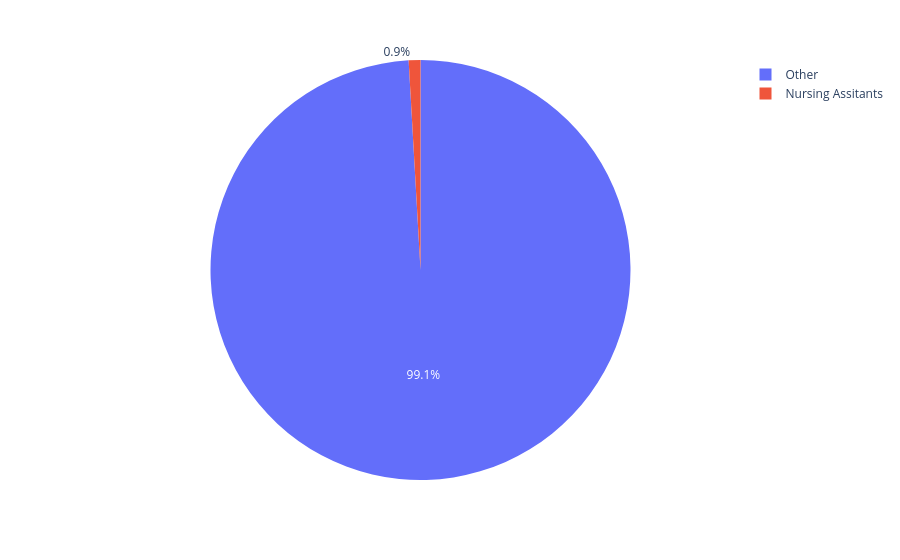

This figure's notebook cell:
### Code cell
labels = ['Nursing Assitants', 'Other']
values = [count_cna, count_other]
px.pie(names=labels, values=values)

### Figure 1 — Plotly figure (JSON) as saved in the notebook; plotly's stock layout.template omitted (floating-point values rounded to 4 significant figures)
{"data": [{"domain": {"x": [0, 1], "y": [0, 1]}, "hovertemplate": "label=%{label}<br>value=%{value}<extra></extra>", "labels": ["Nursing Assitants", "Other"], "legendgroup": "", "name": "", "showlegend": true, "type": "pie", "values": [1388430, 152798950]}], "layout": {"legend": {"tracegroupgap": 0}, "margin": {"t": 60}}}
